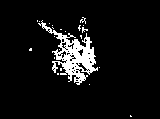
#> input picture machine_problems/mp2/test_images/gun.bmp, 160 x 119 px, found by its file name
$ python mp2.py
#> lines starting #> are read from the running program, lines starting #| are printed output that depends on the picture; after the words box and inside, x2 and y2 are one past the last pixel; in counts of white or black regions, pixels touching at a corner belong together
import cv2
import numpy as np

def main():

    # Load in images
    gun_img = cv2.imread('/home/marno/Classes/Spring23/CV/computer_vision/machine_problems/mp2/test_images/gun.bmp', cv2.IMREAD_GRAYSCALE)
#> gun_img: shape (119, 160); 7% white; 22 white regions (21 under 20 px), largest, box (x1, y1, x2, y2) and area: (38, 20, 98, 85) 1251
    palm_img = cv2.imread('/home/marno/Classes/Spring23/CV/computer_vision/machine_problems/mp2/test_images/palm.bmp', cv2.IMREAD_GRAYSCALE)
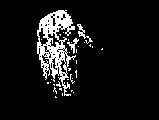
#> input picture machine_problems/mp2/test_images/palm.bmp, 159 x 120 px, found by its file name
#> palm_img: shape (120, 159); 8.5% white; 32 white regions (29 under 20 px), largest, box (x1, y1, x2, y2) and area: (37, 10, 76, 96) 1378, (77, 24, 93, 44) 79, (67, 38, 79, 54) 61

    # 3x3 Square
    """
    1 1 1
    1 1 1
    1 1 1
    """
    # SE = [[-1,-1],[-1,0],[-1,1],
    #       [0 ,-1],[0 ,0],[0 ,1],
    #       [1 ,-1],[1 ,0],[1 ,1]]

    # Star
    """
    0 1 0
    1 1 1
    0 1 0
    """
    # SE = [[-1,0],[0,-1],[0,0],[0,1],[1,0]]

    # Star with 3x3 in middle
    """
    0 1 1 1 0
    1 1 1 1 1
    1 1 1 1 1
    1 1 1 1 1
    0 1 1 1 0
    """
    SE = [        [-2,-1],[-2,0],[-2,1],
          [-1,-2],[-1,-1],[-1,0],[-1,1],[-1,2],
          [0 ,-2],[0 ,-1],[0 ,0],[0 ,1],[0 ,2],
          [1 ,-2],[1 ,-1],[1 ,0],[1 ,1],[1 ,2],
                  [2 ,-1],[2 ,0],[2 ,1]        ]

    # Star with 5x5 in middle
    """
    1 1 1 1 1
    1 1 1 1 1
    1 1 1 1 1
    1 1 1 1 1
    1 1 1 1 1
    """
    # SE = [[-2,-2],[-2,-1],[-2,0],[-2,1],[-2,2],
    #       [-1,-2],[-1,-1],[-1,0],[-1,1],[-1,2],
    #       [0 ,-2],[0 ,-1],[0 ,0],[0 ,1],[0 ,2],
    #       [1 ,-2],[1 ,-1],[1 ,0],[1 ,1],[1 ,2],
    #       [2 ,-2],[2 ,-1],[2 ,0],[2 ,1],[2 ,2]]

    # Star with 6x6 in middle
    """
    1 1 1 1 1 1
    1 1 1 1 1 1
    1 1 1 1 1 1
    1 1 1 1 1 1
    1 1 1 1 1 1
    1 1 1 1 1 1
    """
    # SE = [[-3,-3],[-3,-2],[-3,-1],[-3,0],[-3,1],[-3,2],[-3,3],
    #       [-2,-3],[-2,-2],[-2,-1],[-2,0],[-2,1],[-2,2],[-2,3],
    #       [-1,-3],[-1,-2],[-1,-1],[-1,0],[-1,1],[-1,2],[-1,3],
    #       [0 ,-3],[0 ,-2],[0 ,-1],[0 ,0],[0 ,1],[0 ,2],[0 ,3],
    #       [1 ,-3],[1 ,-2],[1 ,-1],[1 ,0],[1 ,1],[1 ,2],[1 ,3],
    #       [2 ,-3],[2 ,-2],[2 ,-1],[2 ,0],[2 ,1],[2 ,2],[2 ,3],
    #       [3 ,-3],[3 ,-2],[3 ,-1],[3 ,0],[3 ,1],[3 ,2],[3 ,3]]

    # Dilation
    gun_img_dilation = Dilation(gun_img, SE)
#> after the loop in Dilation, `for u in range(height):`: dilation: shape (119, 160) float64; 13.9% white; 4 white regions, box (x1, y1, x2, y2) and area: (35, 15, 102, 87) 2550, (27, 46, 34, 53) 43, (128, 113, 134, 119) 30, (87, 82, 92, 87) 21
    palm_img_dilation = Dilation(palm_img, SE)
#> after the loop in Dilation (call 2), `for u in range(height):`: dilation: shape (120, 159) float64; 18.2% white; 2 white regions, box (x1, y1, x2, y2) and area: (35, 8, 95, 100) 3450, (99, 46, 105, 52) 30

    # Erosion
    gun_img_erosion = Erosion(gun_img, SE)
#> after the loop in Erosion, `for u in range(height):`: erosion: shape (119, 160); 0.68% white in thin lines or dots, all inside (x1, y1, x2, y2) = (65, 42, 92, 78)
    palm_img_erosion = Erosion(palm_img, SE)
#> after the loop in Erosion (call 2), `for u in range(height):`: erosion: shape (120, 159); 0.39% white in thin lines or dots, all inside (x1, y1, x2, y2) = (42, 12, 70, 73)

    # Opening
    gun_img_opening = Opening(gun_img, SE)
#> after the loop in Dilation (call 3), `for u in range(height):`: dilation: shape (119, 160) float64; 2.6% white; 3 white regions, box (x1, y1, x2, y2) and area: (72, 40, 94, 69) 363, (63, 55, 73, 70) 104, (79, 73, 85, 80) 33
    palm_img_opening = Opening(palm_img, SE)
#> after the loop in Dilation (call 4), `for u in range(height):`:
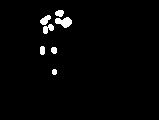
#> dilation: shape (120, 159) float64; 2.1% white; 7 white regions, largest, box (x1, y1, x2, y2) and area: (55, 17, 72, 28) 121, (43, 24, 54, 34) 69, (40, 15, 51, 25) 68

    # Closing
    gun_img_closing = Closing(gun_img, SE)
#> after the loop in Erosion (call 5), `for u in range(height):`:
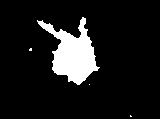
#> erosion: shape (119, 160) float64; 10.3% white; 4 white regions (3 under 20 px), largest, box (x1, y1, x2, y2) and area: (37, 17, 100, 85) 1945
    palm_img_closing = Closing(palm_img, SE)
#> after the loop in Erosion (call 6), `for u in range(height):`:
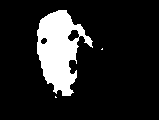
#> erosion: shape (120, 159) float64; 14.1% white; 3 white regions (2 under 20 px), largest, box (x1, y1, x2, y2) and area: (37, 10, 93, 96) 2675

    # Boundary
    gun_img_boundary = Boundary(gun_img_closing, SE)
#> after the loop in Erosion (call 7), `for u in range(height):`:
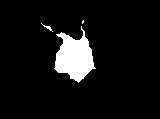
#> erosion: shape (119, 160) float64; 7.3% white; 3 white regions (1 under 20 px), largest, box (x1, y1, x2, y2) and area: (54, 26, 96, 83) 1353, (41, 23, 53, 32) 25
#> in Boundary, `boundary = image - erosion`: boundary: shape (119, 160) float64; 3% white in thin lines or dots, all inside (x1, y1, x2, y2) = (29, 17, 132, 117)
    palm_img_boundary = Boundary(palm_img_closing, SE)
#> after the loop in Erosion (call 8), `for u in range(height):`:
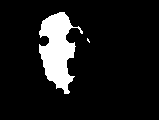
#> erosion: shape (120, 159) float64; 10.3% white; 2 white regions (1 under 20 px), largest, box (x1, y1, x2, y2) and area: (39, 12, 83, 94) 1949
#> in Boundary (call 2), `boundary = image - erosion`: boundary: shape (120, 159) float64; 3.8% white in thin lines or dots, all inside (x1, y1, x2, y2) = (37, 10, 103, 98)

    # Display images grid
    gun = cv2.hconcat([np.uint8(gun_img), np.uint8(gun_img_dilation), np.uint8(gun_img_erosion), \
                       np.uint8(gun_img_opening), np.uint8(gun_img_closing), np.uint8(gun_img_boundary)])
#> gun: shape (119, 960); 6.3% white; 44 white regions (33 under 20 px), largest, box (x1, y1, x2, y2) and area: (195, 15, 262, 87) 2550, (677, 17, 740, 85) 1945, (38, 20, 98, 85) 1251
    palm = cv2.hconcat([np.uint8(palm_img), np.uint8(palm_img_dilation), np.uint8(palm_img_erosion),\
                        np.uint8(palm_img_opening), np.uint8(palm_img_closing), np.uint8(palm_img_boundary)])
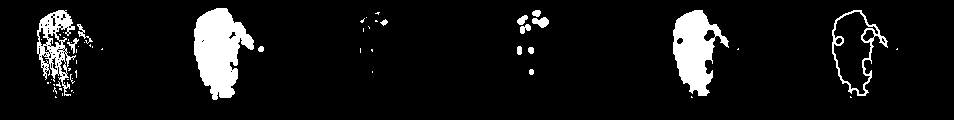
#> palm: shape (120, 954); 7.9% white; 57 white regions (42 under 20 px), largest, box (x1, y1, x2, y2) and area: (194, 8, 254, 100) 3450, (673, 10, 729, 96) 2675, (37, 10, 76, 96) 1378

    # Display
    cv2.imshow(' 1: Normal                      2: Dilation                     3: Erosion\
                4: Opening                           5: Closing                 6: Boundary', gun)
    cv2.imshow('1: Normal                      2: Dilation                     3: Erosion\
                4: Opening                           5: Closing                 6: Boundary', palm)

    # Wait for a key press to close the window
    cv2.waitKey(0)
    cv2.destroyAllWindows()


"""
Dilation of an image

args:
    - image: (cv2.IMREAD_GRAYSCALE) A bit map image
    - SE: (List) Structured element coordinates in a list
"""
def Dilation(image, SE):
    # Get image dimensions
    height, width = image.shape
    # Dilation image
    dilation = np.zeros((height, width))

    # Loop through image
    for u in range(height):
        for v in range(width):
            if image[u,v] == 255: # If pixel is white add the SE with it's centre at [u,v]
                for se in SE:
                    x = se[0] + u
                    y = se[1] + v
                    if height > x >= 0 and width > y >= 0: # Check if inside the images
                        dilation[x,y] = 255

    return dilation

"""
Erosion of an image

args:
    - image: (cv2.IMREAD_GRAYSCALE) A bit map image
    - SE: (List) Structured element coordinates in a list
"""
def Erosion(image, SE):
    # Get image dimensions
    height, width = image.shape
    # Erosion images
    erosion = image.copy()

    # Loop through image
    for u in range(height):
        for v in range(width):
            # Subset flag to flag if SE is a subset of the object
            subset = True
            if image[u,v] == 255: # If pixel is white
                # Check if SE is a subset of the object if not then make [u,v] black
                for se in SE:
                    x = se[0] + u
                    y = se[1] + v
                    if height > x >= 0 and width > y >= 0: # Check if inside the images
                        if image[x,y] == 0: # Black pixel thus SE is not a subset of the object
                            subset = False
                # If SE is not a subset if the object then make the pixel black
                if subset == False:
                    erosion[u,v] = 0

    return erosion

"""
Opening of an image

args:
    - image: (cv2.IMREAD_GRAYSCALE) A bit map image
    - SE: (List) Structured element coordinates in a list
"""
def Opening(image, SE):

    # Opening image
    opening = image.copy()

    # Erosion then Dilation
    opening = Erosion(opening, SE)
    opening = Dilation(opening, SE)

    return opening

"""
Closing of an image

args:
    - image: (cv2.IMREAD_GRAYSCALE) A bit map image
    - SE: (List) Structured element coordinates in a list
"""
def Closing(image, SE):

    # Closing image
    closing = image.copy()

    # Dilation then Erosion
    closing = Dilation(closing, SE)
    closing = Erosion(closing, SE)

    return closing

"""
Get boundary of an object in an image

args:
    - image: (cv2.IMREAD_GRAYSCALE) A bit map image
    - SE: (List) Structured element coordinates in a list
"""
def Boundary(image, SE):

    # Boundary image
    erosion = image.copy()

    # Boundary = Image - Erosion(Image)
    erosion = Erosion(erosion, SE)
    boundary = image - erosion

    return boundary


if __name__ == '__main__':
    main()
